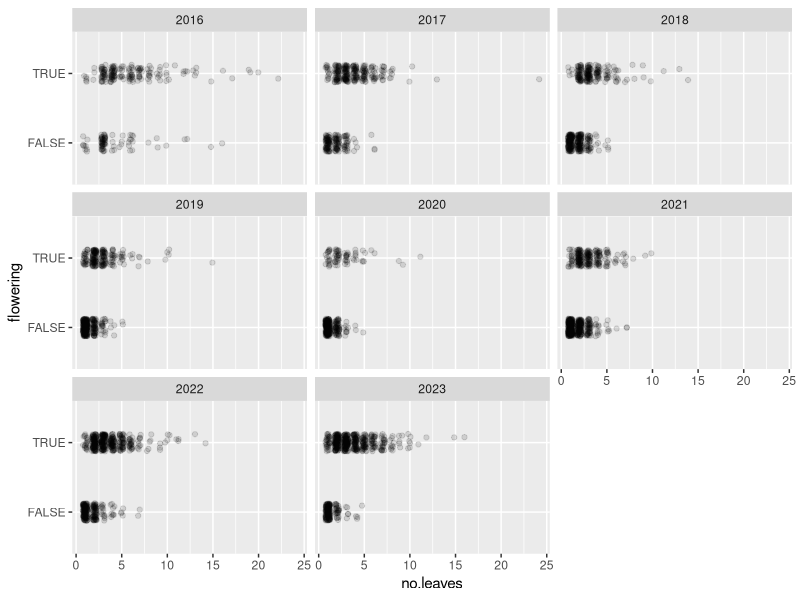

This chart was generated by the following R code: (Note: this script raises an error after producing the figure.)
### Script for playing around with models of probability of flowering
### SN - 31 Oct 2023

### Setup/preparation

library(ggplot2)
library(dplyr)
library(tidyr)

rm(list = ls())

# Inverse logit wrapper
ilogit = function(x) (1+exp(-x))^(-1)

# Load in a demography table
demo.table = read.csv('01_data_cleaning/out/demo_table.csv')

# Merge in plot information
demo.table = merge(
  demo.table,
  read.csv('00_raw_data/plot_treatments.csv') %>% rename(Plot = plot)
)

### Start exploring

demo.table %>%
  filter(obs.alive) %>%
  ggplot(aes(x = no.leaves, y = flowering)) +
  geom_point(position = position_jitter(width = 0.25, height = 0.125), alpha = 0.125) +
  facet_wrap(~ Year)
# hinteresting...

demo.table %>% filter(obs.alive) %>% group_by(flowering) %>% summarise(n = n()) # should be super easy
demo.table %>% filter(obs.alive) %>% group_by(Plot) %>% summarise(p.fl = mean(flowering))

# Fit some models

p.flower.0 = glmer(
  formula = flowering ~ (1 | Plot / plantid),
  data = demo.table %>% filter(obs.alive),
  family = 'binomial'
)

summary(p.flower.0)
# slight overdispersion? not super concerned yet

p.flower.y = glmer(
  formula = flowering ~ (1 | Year) + (1 | Plot / plantid),
  data = demo.table %>% filter(obs.alive) %>% mutate(Year = factor(Year)),
  family = 'binomial'
)

summary(p.flower.y)
# adding a year-level random effect increased the variance in all of the standard effects...

AIC(p.flower.0, p.flower.y) # hmm... leave year out for now...

p.flower.t = glmer(
  formula = flowering ~ trt + (1 | Plot / plantid),
  data = demo.table %>% filter(obs.alive),
  family = 'binomial'
)

summary(p.flower.t) # effects here look pretty small...

AIC(p.flower.t, p.flower.0) # lmao damn wtf

p.flower.ll = glmer(
  formula = flowering ~ log(no.leaves) + (1 | Plot / plantid),
  data = demo.table %>% filter(obs.alive) %>% mutate(Year = factor(Year)),
  family = 'binomial'
)

p.flower.l = glmer(
  formula = flowering ~ no.leaves + (1 | Plot / plantid),
  data = demo.table %>% filter(obs.alive) %>% mutate(Year = factor(Year)),
  family = 'binomial'
)

AIC(p.flower.ll, p.flower.l, p.flower.0) # damn... log is the way to go

p.flower.l = glmer(
  formula = flowering ~ log(no.leaves) + (1 | Plot / plantid),
  data = demo.table %>% filter(obs.alive) %>% mutate(Year = factor(Year)),
  family = 'binomial'
)

summary(p.flower.l) # nice.

# Now try adding in year and trt?

p.flower.l.y = glmer(
  formula = flowering ~ log(no.leaves) + (1 | Year) + (1 | Plot / plantid),
  data = demo.table %>% filter(obs.alive) %>% mutate(Year = factor(Year)),
  family = 'binomial'
)

AIC(p.flower.l.y, p.flower.l) # sweet

p.flower.l.y.t = glmer(
  formula = flowering ~ log(no.leaves) + trt + (1 | Year) + (1 | Plot / plantid),
  data = demo.table %>% filter(obs.alive) %>% mutate(Year = factor(Year)),
  family = 'binomial'
)

AIC(p.flower.l.y.t, p.flower.l.y) # huh... no influence of treatment (maybe it's rolled up into leaf count?)

summary(p.flower.l.y)
hist(unlist(ranef(p.flower.l.y)$Year)) # plausible
plot(unlist(ranef(p.flower.l.y)$Year)) # upward trend...
hist(unlist(ranef(p.flower.l.y)$Plot)) # also plausible, kinda skewed tho

# leaf size too...

p.flower.n.l = glmer(
  formula = flowering ~ log(no.leaves) + log(leaf.leng) + (1 | Plot / plantid),
  data = demo.table %>% filter(obs.alive) %>% mutate(Year = factor(Year)),
  family = 'binomial'
)

AIC(p.flower.n.l, p.flower.l) # aw shit... got some plants with missing leaf lengths
summary(p.flower.n.l)

p.flower.n = glmer(
  formula = flowering ~ log(no.leaves) + (1 | Plot / plantid),
  data = demo.table %>% filter(obs.alive, !is.na(leaf.leng)) %>% mutate(Year = factor(Year)),
  family = 'binomial'
)

p.flower.n.l = glmer(
  formula = flowering ~ log(no.leaves) + log(leaf.leng) + (1 | Plot / plantid),
  data = demo.table %>% filter(obs.alive) %>% mutate(Year = factor(Year)),
  family = 'binomial'
)

AIC(p.flower.n.l, p.flower.n) # some leaf leng too

p.flower.n.l.y = glmer(
  formula = flowering ~ log(no.leaves) + log(leaf.leng) + (1 | Year) + (1 | Plot / plantid),
  data = demo.table %>% filter(obs.alive) %>% mutate(Year = factor(Year)),
  family = 'binomial'
)

AIC(p.flower.n.l.y, p.flower.n.l) # yep - definitely want year in there...

# test for treatment

p.flower.n.l.y.t = glmer(
  formula = flowering ~ log(no.leaves) + log(leaf.leng) + trt + (1 | Year) + (1 | Plot / plantid),
  data = demo.table %>% filter(obs.alive) %>% mutate(Year = factor(Year)),
  family = 'binomial'
)

AIC(p.flower.n.l.y.t, p.flower.n.l.y) # no effect of treatment

summary(p.flower.n.l.y) # wait lmao what? longer longest leaf decreases probability of flowering...?
hist(unlist(ranef(p.flower.n.l.y)$Year)) # looks great!
plot(unlist(ranef(p.flower.n.l.y)$Year)) # upward trend still
hist(unlist(ranef(p.flower.n.l.y)$Plot)) # still skewed..



##### Okay... now let's look at previous-year's effects!
# (oh duh - actually should be looking at prev-year's counts for leaf metrics...)

head(demo.table)

# Use this to check and make sure I did this correctly
demo.table %>% filter(plantid %in% '3658_13_11I') %>% arrange(Year)

demo.prev = merge(
  demo.table,
  demo.table %>% mutate(Year = Year + 1) %>% select(-c(Plot, trt)),
  by = c('plantid', 'Year'), suffixes = c('', '.prev')
)

demo.prev %>% filter(plantid %in% '3658_13_11I') %>% arrange(Year)

head(demo.prev)
nrow(demo.prev) / nrow(demo.table) # still have ~80% of records

# Try a plot of leaf counts...

demo.prev %>%
  filter(!is.na(no.leaves) & !is.na(no.leaves.prev)) %>%
  group_by(Year, no.leaves, no.leaves.prev) %>%
  summarise(n = n()) %>%
  ggplot(aes(x = no.leaves.prev, y = no.leaves)) +
  geom_raster(aes(fill = n)) +
  facet_wrap(~ Year)
# lol not very insightful

demo.prev %>%
  filter(!is.na(no.leaves) & !is.na(no.leaves.prev)) %>%
  group_by(Year, no.leaves, no.leaves.prev) %>%
  summarise(n = n()) %>%
  group_by(Year, no.leaves.prev) %>%
  mutate(p = n / sum(n)) %>%
  ungroup() %>%
  ggplot(aes(x = no.leaves.prev, y = no.leaves)) +
  geom_raster(aes(fill = p)) +
  facet_wrap(~ Year) +
  scale_fill_viridis_c()
# yeah... not super insightful

demo.prev.for.mod = demo.prev %>%
  mutate(Year = factor(Year)) %>%
  # Remove NAs
  filter(
    !is.na(no.leaves) & !is.na(no.leaves.prev) &
    !is.na(leaf.leng) & !is.na(leaf.leng.prev)
  ) %>%
  # Remove records of plants that were not observed in the previous year
  filter(!is.na(obs.alive.prev) & obs.alive.prev) %>%
  # Previous umbel counts - update to zero if known to be alive, not flowering
  # (remove plants that are flowering but have no umbel count, if they exist)
  filter(!(is.na(no.umbels.prev) & flowering.prev)) %>%
  mutate(no.umbels.prev = ifelse(is.na(no.umbels.prev), 0, no.umbels.prev))

nrow(demo.prev.for.mod)
head(demo.prev.for.mod)

sum(is.na(demo.prev.for.mod$flowering))
sum(is.na(demo.prev.for.mod$flowering.prev))

# Guess for now we just want flowering (because survival will require occupancy
# models)

# Terms to test:
# - Year effects
# - Treatment effect
# - Leaf number, previous year
# - Leaf length, previous year
# - Flowering, previous year

##### Start fitting model

# Nullest of models
p.fl.0 = glmer(
  formula = flowering ~ (1 | Plot / plantid),
  data = demo.prev.for.mod,
  family = 'binomial'
)

summary(p.fl.0)

# Include previous year's leaf count
p.fl.n = glmer(
  formula = flowering ~ log(no.leaves.prev) + (1 | Plot / plantid),
  data = demo.prev.for.mod,
  family = 'binomial'
)

AIC(p.fl.n, p.fl.0) # as expected, log of leaf counts should be included

# Now look for longest leaf count
p.fl.n.l = glmer(
  formula = flowering ~ log(no.leaves.prev) + log(leaf.leng.prev) + (1 | Plot / plantid),
  data = demo.prev.for.mod,
  family = 'binomial'
)

AIC(p.fl.n.l, p.fl.n) # yes! makes a big difference!

# Include effect of year
p.fl.n.l.y = glmer(
  formula = flowering ~ log(no.leaves.prev) + log(leaf.leng.prev) + 
    (1 | Year) + (1 | Plot / plantid),
  data = demo.prev.for.mod,
  family = 'binomial'
)

AIC(p.fl.n.l.y, p.fl.n.l) # yes, include year!

# Flowering in previous year
p.fl.n.l.y.f = glmer(
  formula = flowering ~ log(no.leaves.prev) + log(leaf.leng.prev) + flowering.prev +
    (1 | Year) + (1 | Plot / plantid),
  data = demo.prev.for.mod,
  family = 'binomial'
)

p.fl.n.l.y.u = glmer(
  formula = flowering ~ log(no.leaves.prev) + log(leaf.leng.prev) + log(no.umbels.prev + 1) +
    (1 | Year) + (1 | Plot / plantid),
  data = demo.prev.for.mod,
  family = 'binomial'
)

AIC(p.fl.n.l.y.f, p.fl.n.l.y.u, p.fl.n.l.y) 
# yes, include previous year's flowering
# (this is better than umbel counts... which is good for constructing a kernel!)

# Oops haven't done treatment effects yet!

p.fl.n.l.y.f.t = glmer(
  formula = flowering ~ log(no.leaves.prev) + log(leaf.leng.prev) + flowering.prev +
    (trt | Year) + (1 | Plot / plantid),
  data = demo.prev.for.mod,
  family = 'binomial'
)

AIC(p.fl.n.l.y.f.t, p.fl.n.l.y.f) # no discernible treatment effects!

# Look for an interaction between leaves and flowering?

p.fl.l.y.nf = glmer(
  formula = flowering ~ log(no.leaves.prev) * flowering.prev + log(leaf.leng.prev) +
    (1 | Year) + (1 | Plot / plantid),
  data = demo.prev.for.mod,
  family = 'binomial'
)

AIC(p.fl.l.y.nf, p.fl.n.l.y.f) # no discernible flowering x no.leaves interaction

p.fl.n.y.lf = glmer(
  formula = flowering ~ log(no.leaves.prev) + flowering.prev * log(leaf.leng.prev) +
    (1 | Year) + (1 | Plot / plantid),
  data = demo.prev.for.mod,
  family = 'binomial'
)

AIC(p.fl.n.y.lf, p.fl.n.l.y.f) # no discernible flowering x longest-leaf interaction

# Final model would appear to be

p.fl.n.l.y.f = glmer(
  formula = flowering ~ log(no.leaves.prev) + log(leaf.leng.prev) + flowering.prev +
    (1 | Year) + (1 | Plot / plantid),
  data = demo.prev.for.mod,
  family = 'binomial'
)

summary(p.fl.n.l.y.f)
# Positive effects of both previous number of leaves, previous year's leaf length, and previously flowering

# Examine andom effects
# Year effects
hist(unlist(ranef(p.fl.n.l.y.f)$Year)) # oof... does not look normally distributed
plot(unlist(ranef(p.fl.n.l.y.f)$Year)) # if there is something funny happening in 2016, it's not obvious
hist(unlist(ranef(p.fl.n.l.y.f)$Plot)) # these look more normal
hist(unlist(ranef(p.fl.n.l.y.f)$`plantid:Plot`)) # these look normal-ish

# Let's take a look:

demo.prev.for.mod = demo.prev.for.mod #%>%
  # mutate(pred.fl = predict(p.fl.n.l.y.f, newdata = ., re.form = NA) %>% ilogit())

data.scaffold = expand.grid(
  flowering.prev = c(TRUE, FALSE),
  trt = unique(demo.prev.for.mod$trt),
  leaf.leng.prev = 1:30,
  no.leaves.prev = 1:24,
  Year = factor(2017:2023)
)

data.scaffold$pred = predict(
  p.fl.n.l.y.f,
  newdata = data.scaffold,
  re.form = ~ (1 | Year)
) %>% ilogit()

# 
demo.prev.for.mod %>%
  ggplot(aes(x = leaf.leng.prev)) +
  geom_point(
    aes(y = as.numeric(flowering), colour = trt),
    position = position_jitter(width = 0.25, height = 0.125),
    alpha = 0.5
  ) +
  geom_line(
    data = data.scaffold %>% filter(no.leaves.prev %in% c(1, 5)),
    aes(
      y = pred, 
      linetype = flowering.prev,
      group = interaction(flowering.prev, no.leaves.prev)
      ),
    colour = 'gray66'
  ) +
  geom_point(
    data = data.scaffold %>% filter(no.leaves.prev %in% c(1, 5)),
    aes(
      y = pred, 
      shape = factor(no.leaves.prev),
      group = interaction(flowering.prev, no.leaves.prev)
    ),
    colour = 'gray66', size = 1
  ) +
  labs(x = 'Previous year leaf length', y = 'Probability of flowering') +
  scale_shape_discrete('Number of leaves previous year') +
  scale_linetype_discrete('Flowered in previous year') +
  scale_colour_discrete('Treatment') +
  facet_wrap(~ Year) +
  theme(
    legend.position = c(0.8, 0.15),
    legend.direction = 'horizontal',
    panel.background = element_blank()
  )

# ggsave('02_data_exploration/figs/flowering_lfln.png', height = 8, width = 8)

demo.prev.for.mod %>%
  ggplot(aes(x = no.leaves.prev)) +
  geom_point(
    aes(y = as.numeric(flowering), colour = trt),
    position = position_jitter(width = 0.25, height = 0.125),
    alpha = 0.5
  ) +
  geom_line(
    data = data.scaffold %>% filter(leaf.leng.prev %in% c(1, 11, 21)),
    aes(
      y = pred, 
      linetype = flowering.prev,
      group = interaction(flowering.prev, leaf.leng.prev)
    ),
    colour = 'gray66'
  ) +
  geom_point(
    data = data.scaffold %>% filter(leaf.leng.prev %in% c(1, 11, 21)),
    aes(
      y = pred, 
      shape = factor(leaf.leng.prev),
      group = interaction(flowering.prev, leaf.leng.prev)
    ),
    colour = 'gray66', size = 1
  ) +
  scale_shape_discrete('Leaf length in previous year') +
  scale_linetype_discrete('Flowered in previous year') +
  scale_colour_discrete('Treatment') +
  labs(x = 'Previous year numbef of leaves', y = 'Probability of flowering') +
  facet_wrap(~ Year) +
  theme(
    legend.position = c(0.8, 0.15),
    legend.direction = 'horizontal',
    panel.background = element_blank()
  )

# ggsave('02_data_exploration/figs/flowering_lfct.png', height = 8, width = 8)

##### Model with one "size" component...

demo.prev.for.mod = demo.prev.for.mod %>%
  mutate(
    size = log(no.leaves * leaf.leng),
    size.prev = log(no.leaves.prev * leaf.leng.prev)
  ) %>%
  # Because it was suggested by Jenn, remove 2017 data (2016 leaf sizes are unreliable)
  filter(!Year %in% 2017)

### Null model as before

p.fl.0 = glmer(
  formula = flowering ~ (1 | Plot / plantid),
  family = 'binomial',
  data = demo.prev.for.mod
)

### Model with current size

p.fl.s1 = glmer(
  formula = flowering ~ size + (1 | Plot / plantid),
  family = 'binomial',
  data = demo.prev.for.mod
)

### Model with prior size

p.fl.s0 = glmer(
  formula = flowering ~ size.prev + (1 | Plot / plantid),
  family = 'binomial',
  data = demo.prev.for.mod
)

### Model with both prior and current size

p.fl.s0.s1 = glmer(
  formula = flowering ~ size + size.prev + (1 | Plot / plantid),
  family = 'binomial',
  data = demo.prev.for.mod
)

### Compare with AIC
AIC(p.fl.0, p.fl.s0, p.fl.s1, p.fl.s0.s1) # both of them! what the heck

summary(p.fl.s0.s1)
# both are positive (greater effect for current size)

### Look for year effects
p.fl.s0.s1.y = glmer(
  formula = flowering ~ size + size.prev + (1 | Year) + (1 | Plot / plantid),
  family = 'binomial',
  data = demo.prev.for.mod
)

AIC(p.fl.s0.s1.y, p.fl.s0.s1) # year effects are good

### Well... do any of the size variables vary by year?

p.fl.ys0.ys1 = glmer(
  formula = flowering ~  (size + size.prev | Year) + (1 | Plot / plantid),
  family = 'binomial',
  data = demo.prev.for.mod
)
# convergence error...

p.fl.ys0.s1 = glmer(
  formula = flowering ~  size + (size.prev | Year) + (1 | Plot / plantid),
  family = 'binomial',
  data = demo.prev.for.mod
)

p.fl.s0.ys1 = glmer(
  formula = flowering ~  size.prev + (size | Year) + (1 | Plot / plantid),
  family = 'binomial',
  data = demo.prev.for.mod
)

AIC(p.fl.s0.ys1, p.fl.ys0.s1, p.fl.s0.s1.y) %>% arrange(AIC)
# no evidence that size effects vary by year

### Look at prior flowering

p.fl.s0.s1.y.f0 = glmer(
  formula = flowering ~ size + size.prev + flowering.prev + (1 | Year) + (1 | Plot / plantid),
  family = 'binomial',
  data = demo.prev.for.mod
)

AIC(p.fl.s0.s1.y.f0, p.fl.s0.s1.y) # yep.
summary(p.fl.s0.s1.y.f0)
# positive effect...

### Prior-flowering varying by year

p.fl.s0.s1.yf0 = glmer(
  formula = flowering ~ size + size.prev + (flowering.prev | Year) + (1 | Plot / plantid),
  family = 'binomial',
  data = demo.prev.for.mod
)

AIC(p.fl.s0.s1.yf0, p.fl.s0.s1.y.f0) %>% arrange(AIC) # nope - fl-effect does not vary by year

### Checking for a treatment effect

p.fl.s0.s1.y.f0.t = glmer(
  formula = flowering ~ size + size.prev + flowering.prev + trt + (1 | Year) + (1 | Plot / plantid),
  family = 'binomial',
  data = demo.prev.for.mod
)

AIC(p.fl.s0.s1.y.f0.t, p.fl.s0.s1.y.f0) %>% arrange(AIC) # nope - no evidence of treatment effect...

### But could treatment have a year-varying effect?

p.fl.s0.s1.f0.yt = glmer(
  formula = flowering ~ size + size.prev + flowering.prev + (trt | Year) + (1 | Plot / plantid),
  family = 'binomial',
  data = demo.prev.for.mod
)

# did not converge

AIC(p.fl.s0.s1.f0.yt, p.fl.s0.s1.y.f0) # it looks slightly better though... oh well.

### Let's plot

summary(p.fl.s0.s1.y.f0)

fl.preds = expand.grid(
  Year = factor(2018:2023),
  size = seq(.5, 6, by = .25),
  size.prev = seq(.5, 6, by = .25),
  flowering.prev = c(TRUE, FALSE)
) %>%
  mutate(fl.pred = ilogit(predict(p.fl.s0.s1.y.f0, newdata = ., re.form = ~ (1 | Year))))

head(fl.preds)

ggplot() +
  geom_tile(
    data = fl.preds %>%
      mutate(flowering.prev = ifelse(flowering.prev, 'Flowered last year', 'Did not flower last year')),
    aes(x = size.prev, y = size, fill = fl.pred)
  ) +
  geom_point(
    data = demo.prev.for.mod %>% 
      group_by(Year, flowering.prev) %>% 
      sample_n(50) %>%
      mutate(
        flowering = ifelse(flowering, 'Flowered', 'Did not flower'),
        flowering.prev = ifelse(flowering.prev, 'Flowered last year', 'Did not flower last year')
      ),
    aes(x = size.prev, y = size, shape = flowering),
    colour = 'black', size = 2
  ) +
  scale_shape_manual(values = c(21, 19), '') +
  scale_fill_stepsn(colours = RColorBrewer::brewer.pal(4, 'Greys'), 'Probability of flowering') +
  facet_wrap(~ paste(Year, flowering.prev, sep = ', ')) +
  labs(x = 'Size in previous year', y = 'Size in current year') +
  theme(
    legend.position = 'bottom',
    panel.background = element_blank()
  )

